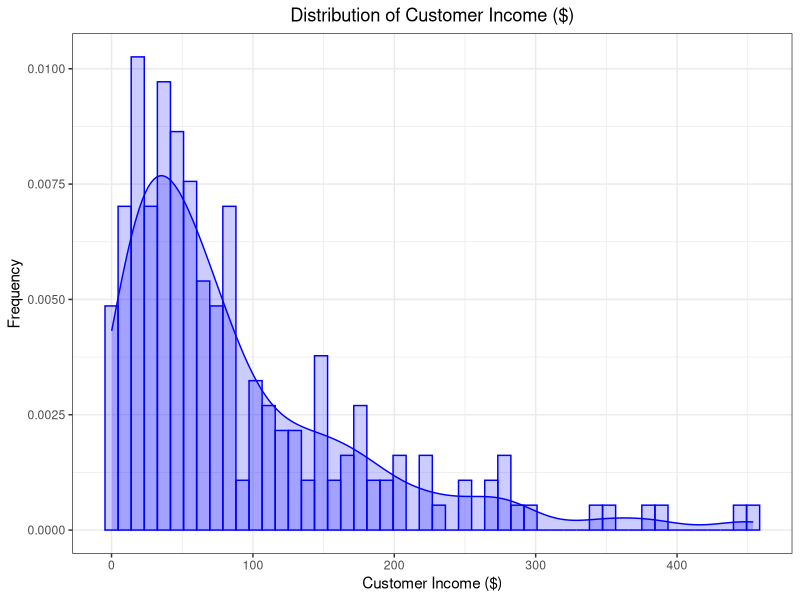
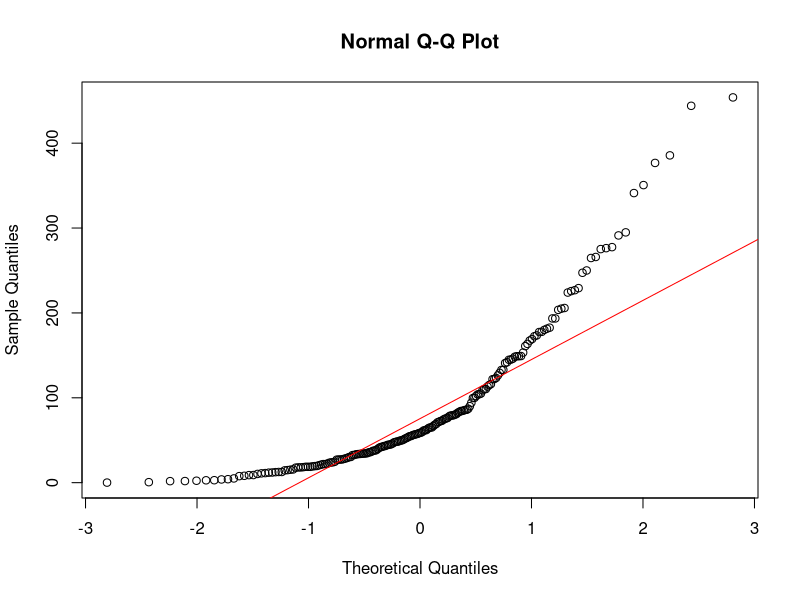
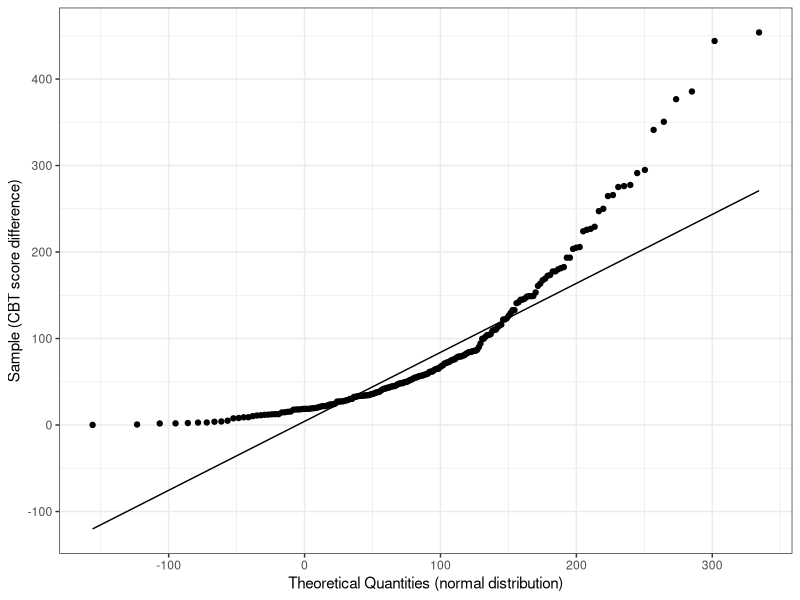
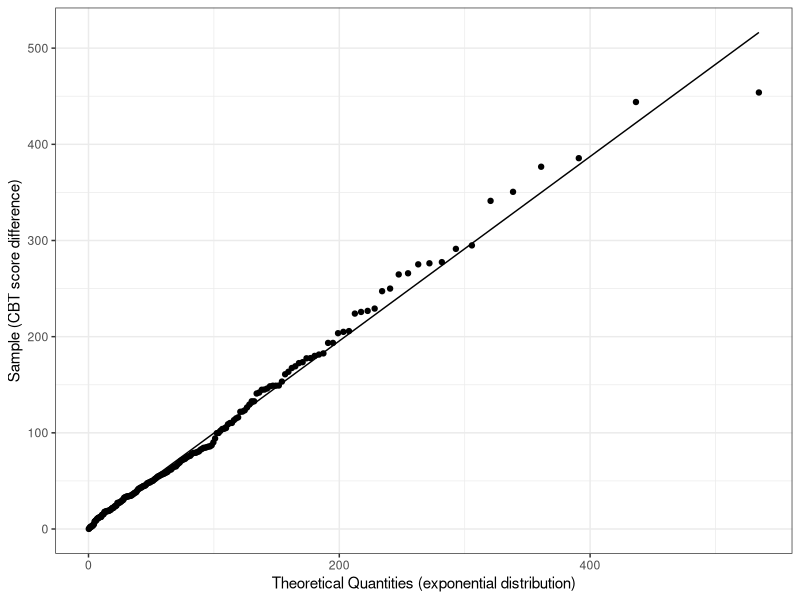

The R script that drew these images, in order:
## ---- chunk 1
knitr::opts_chunk$set(echo = TRUE, eval = TRUE, warning = FALSE, message = FALSE, error = FALSE)
library(tidyverse)
library(broom)
library(gridExtra)
library(MASS)

# Creates a histogram and smoothed histogram given a vector of values.
dataplot <- function(x, bins = 50, colour = "blue") {
  ggplot(tibble(x = x), aes(x = x, y = after_stat(density))) +
    geom_histogram(bins = bins, colour = colour, fill = colour, alpha = 0.2) +
    geom_density(colour = colour, fill = colour, alpha = 0.2) +
    theme_bw()
}
## ---- chunk 2
bank <- read_csv("banksurvey.csv")
## ---- chunk 3

summary(bank$income) #Provides descriptive stats of customer income 
sd(bank$income) #Standard deviation of customer income 
## ---- chunk 4
dataplot(bank$income) + 
  xlab("Customer Income ($)") + 
  ylab("Frequency") + 
  ggtitle("Distribution of Customer Income ($)") + 
  theme(plot.title = element_text(hjust = 0.5))
## ---- chunk 5
normal_fit <- fitdistr(bank$income, "normal")
normal_fit %>% tidy()

gamma_fit <- fitdistr(bank$income, "gamma") 
gamma_fit %>% tidy()

exponential_fit <- fitdistr(bank$income, "exponential") 
exponential_fit %>% tidy()
## ---- chunk 6
?qqplot
## ---- chunk 7
qqnorm(bank$income)
qqline(bank$income, col = "red")
## ---- chunk 8
params_norm <- fitdistr(bank$income, "normal")$estimate
p_qq_norm <- ggplot(tibble(x = bank$income)) + 
  aes(sample = x) + 
  stat_qq(distribution = qnorm, dparams = params_norm) + 
  stat_qq_line(distribution = qnorm, dparams = params_norm, color = "black") + 
  theme(aspect.ratio = 1) + 
  theme_bw() + 
  xlab("Theoretical Quantities (normal distribution)") + 
  ylab("Sample (CBT score difference)")
p_qq_norm 
## ---- chunk 9
params_exp <- fitdistr(bank$income, "exponential")$estimate
p_qq_norm <- ggplot(tibble(x = bank$income)) + 
  aes(sample = x) + 
  stat_qq(distribution = qexp, dparams = params_exp) + 
  stat_qq_line(distribution = qexp, dparams = params_exp, color = "black") + 
  theme(aspect.ratio = 1) + 
  theme_bw() + 
  xlab("Theoretical Quantities (exponential distribution)") + 
  ylab("Sample (CBT score difference)")
p_qq_norm 
